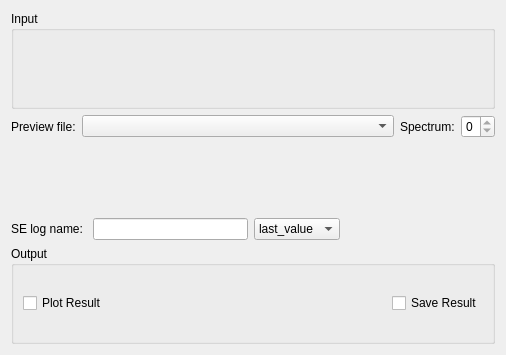
<?xml version="1.0" encoding="UTF-8"?>
<ui version="4.0">
 <class>Elwin</class>
 <widget class="QWidget" name="Elwin">
  <property name="geometry">
   <rect>
    <x>0</x>
    <y>0</y>
    <width>506</width>
    <height>355</height>
   </rect>
  </property>
  <property name="windowTitle">
   <string>Form</string>
  </property>
  <layout class="QVBoxLayout" name="layoutElwin">
   <item>
    <widget class="QGroupBox" name="gbInput">
     <property name="title">
      <string>Input</string>
     </property>
     <layout class="QHBoxLayout" name="horizontalLayout_16">
      <item>
       <widget class="MantidQt::MantidWidgets::MWRunFiles" name="dsInputFiles" native="true">
        <property name="sizePolicy">
         <sizepolicy hsizetype="Preferred" vsizetype="Fixed">
          <horstretch>0</horstretch>
          <verstretch>41</verstretch>
         </sizepolicy>
        </property>
        <property name="label" stdset="0">
         <string>Input File</string>
        </property>
        <property name="multipleFiles" stdset="0">
         <bool>true</bool>
        </property>
        <property name="fileExtensions" stdset="0">
         <stringlist>
          <string>_red.nxs</string>
          <string>_sqw.nxs</string>
         </stringlist>
        </property>
       </widget>
      </item>
     </layout>
    </widget>
   </item>
   <item>
    <layout class="QHBoxLayout" name="loElwinOptions">
     <item>
      <layout class="QVBoxLayout" name="properties"/>
     </item>
     <item>
      <layout class="QVBoxLayout" name="loPlotAndOptions">
       <item>
        <layout class="QHBoxLayout" name="loPreviewSelection">
         <item>
          <widget class="QLabel" name="lbPreviewFile">
           <property name="text">
            <string>Preview file:</string>
           </property>
          </widget>
         </item>
         <item>
          <widget class="QComboBox" name="cbPreviewFile">
           <property name="sizePolicy">
            <sizepolicy hsizetype="Expanding" vsizetype="Fixed">
             <horstretch>0</horstretch>
             <verstretch>0</verstretch>
            </sizepolicy>
           </property>
          </widget>
         </item>
         <item>
          <widget class="QLabel" name="lbPreviewSpec">
           <property name="text">
            <string>Spectrum:</string>
           </property>
          </widget>
         </item>
         <item>
          <widget class="QSpinBox" name="spPreviewSpec">
           <property name="maximum">
            <number>0</number>
           </property>
          </widget>
         </item>
        </layout>
       </item>
       <item>
        <widget class="MantidQt::MantidWidgets::PreviewPlot" name="ppPlot" native="true">
         <property name="canvasColour" stdset="0">
          <color>
           <red>255</red>
           <green>255</green>
           <blue>255</blue>
          </color>
         </property>
        </widget>
       </item>
      </layout>
     </item>
    </layout>
   </item>
   <item>
    <layout class="QHBoxLayout" name="loSampleLog">
     <item>
      <widget class="QLabel" name="label_2">
       <property name="text">
        <string>SE log name: </string>
       </property>
      </widget>
     </item>
     <item>
      <widget class="QLineEdit" name="leLogName">
       <property name="text">
        <string/>
       </property>
      </widget>
     </item>
     <item>
      <widget class="QComboBox" name="leLogValue">
       <item>
        <property name="text">
         <string>last_value</string>
        </property>
       </item>
       <item>
        <property name="text">
         <string>average</string>
        </property>
       </item>
      </widget>
     </item>
     <item>
      <spacer name="horizontalSpacer_2">
       <property name="orientation">
        <enum>Qt::Horizontal</enum>
       </property>
       <property name="sizeHint" stdset="0">
        <size>
         <width>40</width>
         <height>20</height>
        </size>
       </property>
      </spacer>
     </item>
    </layout>
   </item>
   <item>
    <widget class="QGroupBox" name="gbOutput">
     <property name="title">
      <string>Output</string>
     </property>
     <layout class="QHBoxLayout" name="horizontalLayout_5">
      <item>
       <widget class="QCheckBox" name="ckPlot">
        <property name="text">
         <string>Plot Result</string>
        </property>
       </widget>
      </item>
      <item>
       <spacer name="horizontalSpacer_1">
        <property name="orientation">
         <enum>Qt::Horizontal</enum>
        </property>
        <property name="sizeHint" stdset="0">
         <size>
          <width>40</width>
          <height>20</height>
         </size>
        </property>
       </spacer>
      </item>
      <item>
       <widget class="QCheckBox" name="ckSave">
        <property name="text">
         <string>Save Result</string>
        </property>
       </widget>
      </item>
     </layout>
    </widget>
   </item>
  </layout>
 </widget>
 <customwidgets>
  <customwidget>
   <class>MantidQt::MantidWidgets::MWRunFiles</class>
   <extends>QWidget</extends>
   <header>MantidQtMantidWidgets/MWRunFiles.h</header>
  </customwidget>
  <customwidget>
   <class>MantidQt::MantidWidgets::PreviewPlot</class>
   <extends>QWidget</extends>
   <header>MantidQtMantidWidgets/PreviewPlot.h</header>
   <container>1</container>
  </customwidget>
 </customwidgets>
 <resources/>
 <connections/>
</ui>
